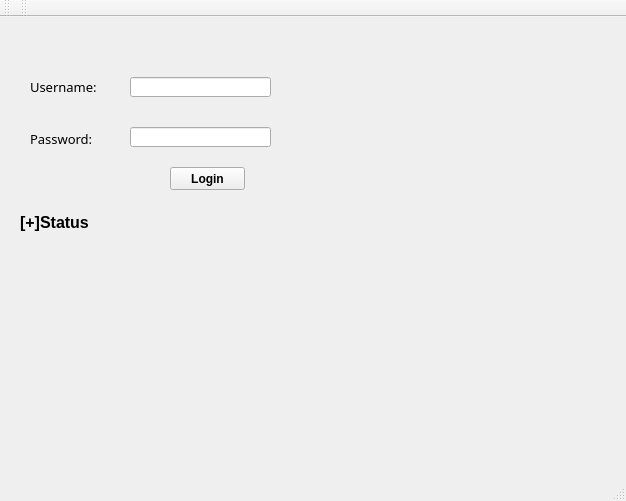
<?xml version="1.0" encoding="UTF-8"?>
<ui version="4.0">
 <class>login</class>
 <widget class="QMainWindow" name="login">
  <property name="geometry">
   <rect>
    <x>0</x>
    <y>0</y>
    <width>626</width>
    <height>501</height>
   </rect>
  </property>
  <property name="windowTitle">
   <string>login</string>
  </property>
  <widget class="QWidget" name="centralWidget">
   <widget class="QLabel" name="label">
    <property name="geometry">
     <rect>
      <x>20</x>
      <y>190</y>
      <width>311</width>
      <height>31</height>
     </rect>
    </property>
    <property name="font">
     <font>
      <pointsize>12</pointsize>
      <weight>75</weight>
      <bold>true</bold>
     </font>
    </property>
    <property name="text">
     <string>[+]Status</string>
    </property>
   </widget>
   <widget class="QPushButton" name="pushButton">
    <property name="geometry">
     <rect>
      <x>170</x>
      <y>150</y>
      <width>75</width>
      <height>23</height>
     </rect>
    </property>
    <property name="font">
     <font>
      <pointsize>9</pointsize>
      <weight>75</weight>
      <bold>true</bold>
     </font>
    </property>
    <property name="text">
     <string>Login</string>
    </property>
   </widget>
   <widget class="QLineEdit" name="lineEdit_username">
    <property name="geometry">
     <rect>
      <x>130</x>
      <y>60</y>
      <width>141</width>
      <height>20</height>
     </rect>
    </property>
   </widget>
   <widget class="QLineEdit" name="lineEdit_password">
    <property name="geometry">
     <rect>
      <x>130</x>
      <y>110</y>
      <width>141</width>
      <height>20</height>
     </rect>
    </property>
    <property name="echoMode">
     <enum>QLineEdit::Password</enum>
    </property>
   </widget>
   <widget class="QLabel" name="label_3">
    <property name="geometry">
     <rect>
      <x>30</x>
      <y>110</y>
      <width>67</width>
      <height>23</height>
     </rect>
    </property>
    <property name="font">
     <font>
      <family>Segoe Print</family>
      <pointsize>10</pointsize>
     </font>
    </property>
    <property name="text">
     <string>Password:</string>
    </property>
   </widget>
   <widget class="QLabel" name="label_2">
    <property name="geometry">
     <rect>
      <x>30</x>
      <y>60</y>
      <width>81</width>
      <height>20</height>
     </rect>
    </property>
    <property name="font">
     <font>
      <family>Segoe Script</family>
      <pointsize>10</pointsize>
     </font>
    </property>
    <property name="text">
     <string>Username:</string>
    </property>
   </widget>
  </widget>
  <widget class="QMenuBar" name="menuBar">
   <property name="geometry">
    <rect>
     <x>0</x>
     <y>0</y>
     <width>626</width>
     <height>17</height>
    </rect>
   </property>
  </widget>
  <widget class="QToolBar" name="mainToolBar">
   <attribute name="toolBarArea">
    <enum>TopToolBarArea</enum>
   </attribute>
   <attribute name="toolBarBreak">
    <bool>false</bool>
   </attribute>
  </widget>
  <widget class="QStatusBar" name="statusBar"/>
  <widget class="QToolBar" name="toolBar">
   <property name="windowTitle">
    <string>toolBar</string>
   </property>
   <attribute name="toolBarArea">
    <enum>TopToolBarArea</enum>
   </attribute>
   <attribute name="toolBarBreak">
    <bool>false</bool>
   </attribute>
  </widget>
 </widget>
 <layoutdefault spacing="6" margin="11"/>
 <resources/>
 <connections/>
</ui>
